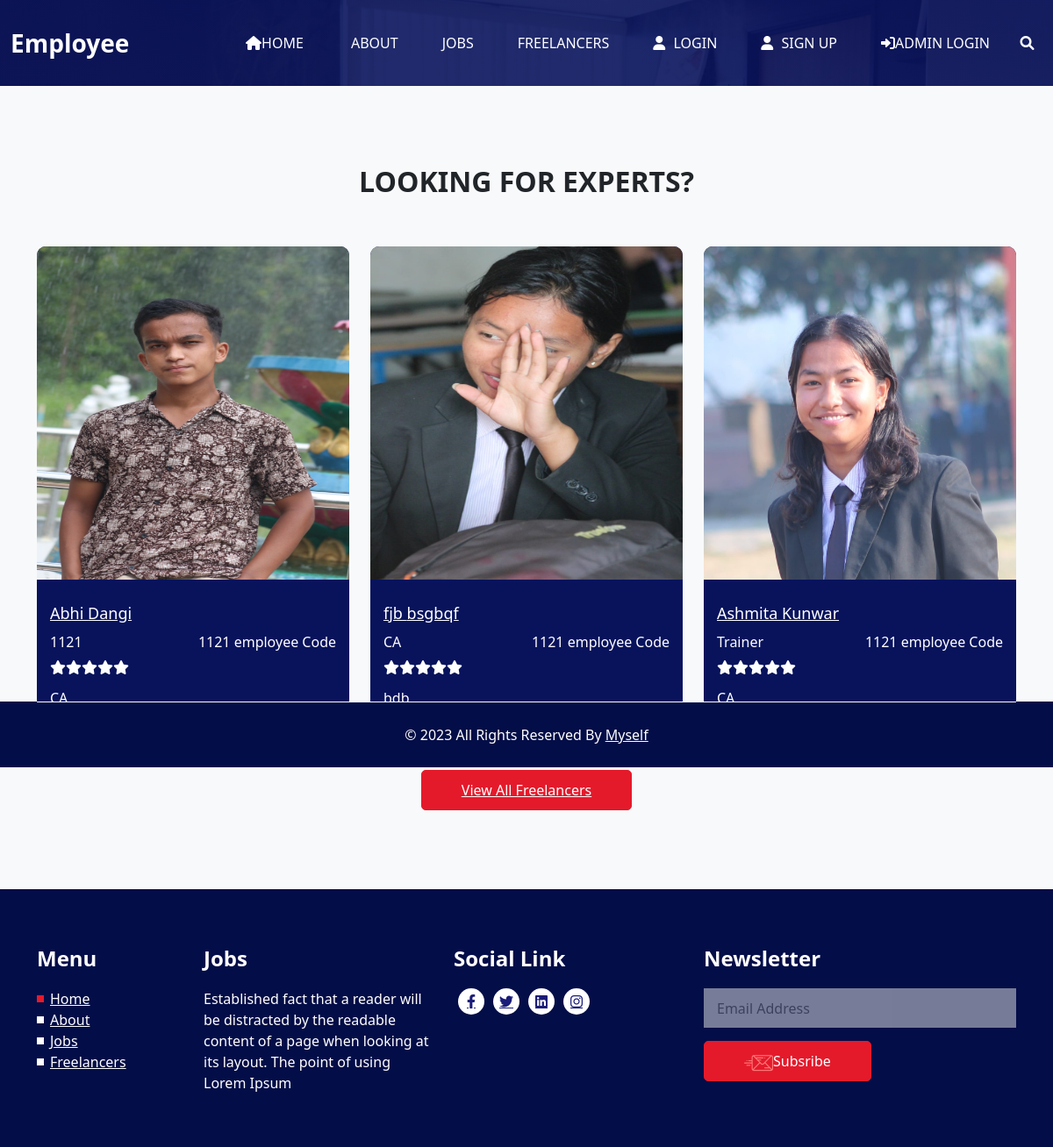
Page /freelancer/ on the committed database.
### employee_app/models.py (models this page shows, shortened)
class EmployeeDetail(models.Model):
    user = models.ForeignKey(User, on_delete=models.CASCADE)
    feature_image = models.ImageField(upload_to="EMP_images/%Y/%m/%d", blank=False)
    empcode = models.IntegerField(null=True)
    empdept = models.CharField(max_length=50, null=True)
    designation = models.CharField(max_length=100, null=True)
    contact = models.IntegerField(null=True)
    gender = models.CharField(max_length=50, null=True)
    join_date = models.DateField(null=True)

### web_app/views.py (the view)
# urls.py: path("freelancer/", FreelancerView.as_view(), name="freelancer"),
class FreelancerView(ListView):
    model = EmployeeDetail
    template_name = "jobs/freelancer.html"
    queryset = EmployeeDetail.objects.filter(
    ).order_by("-join_date")
    def get_context_data(self, **kwargs):
        context = super().get_context_data(**kwargs)
        context["freelancer_posts"] = EmployeeDetail.objects.filter(
        ).order_by("-join_date")[:3]
        return context

### templates/jobs/freelancer.html (shortened to what this page needs)
{% extends 'base.html' %}
{% load static %}
{% block content %}
{% include 'header.html' %}
<section class="expert_section layout_padding bg-light">
  <div class="container">
    <div class="heading_container heading_center">
      <h2>
        LOOKING FOR EXPERTS?
      </h2>
    </div>
    <div class="row">
      {% for freelancer_post in freelancer_posts %}
      <div class="col-md-6 col-lg-4 mx-auto">
        <div class="box">
          <div class="img-box">
            <img src="{{freelancer_post.feature_image.url}}" alt="{{freelancer_post.title}}" height="380px">
          </div>
          <div class="detail-box">
            <a href="{% url 'freelancer' %}">
              {{freelancer_post.user.first_name}} {{freelancer_post.user.last_name}}
            </a>
            <h6 class="expert_position">
              <span>
                {{freelancer_post.empdept}}
              </span>
              <span>
                {{freelancer_post.empcode}} employee Code
              </span>
            </h6>
            <span class="expert_rating">
              <i class="fa fa-star" aria-hidden="true"></i>
              <i class="fa fa-star" aria-hidden="true"></i>
              <i class="fa fa-star" aria-hidden="true"></i>
              <i class="fa fa-star" aria-hidden="true"></i>
              <i class="fa fa-star" aria-hidden="true"></i>
            </span>
            <p>
              {{freelancer_post.designation}}
            </p>
          </div>
        </div>
      </div>
      {% endfor %}
    </div>
    <div class="btn-box">
      <a href="">
        View All Freelancers
      </a>
    </div>
  </div>
</section>
{% include 'home/info_section.html' %}
{% include 'home/footer_section.html' %}
{% endblock content %}

### static/jobs/css/style.css (style rules this page uses)
body { font-family: 'Poppins', sans-serif; color: #0c0c0c; background-color: #ffffff; overflow-x: hidden; }
.layout_padding { padding: 90px 0; }
.heading_container { display: -webkit-box; display: -moz-box; display: -ms-flexbox; display: flex; -webkit-box-orient: vertical; -webkit-box-direction: normal; -moz-box-orient: vertical; -moz-box-direction: normal; -ms-flex-direction: column; flex-direction: column; -webkit-box-align: start; -moz-box-align: start; -ms-flex-align: start; align-items: flex-start; }
.heading_container h2 { position: relative; text-transform: uppercase; font-weight: bold; margin-bottom: 0; }
.heading_container.heading_center { -webkit-box-align: center; -moz-box-align: center; -ms-flex-align: center; align-items: center; text-align: center; }
a, a:hover, a:focus { text-decoration: none; }
.expert_section .box { display: -webkit-box; display: -moz-box; display: -ms-flexbox; display: flex; -webkit-box-orient: vertical; -webkit-box-direction: normal; -moz-box-orient: vertical; -moz-box-direction: normal; -ms-flex-direction: column; flex-direction: column; background-color: #08135c; border-radius: 10px; overflow: hidden; margin-top: 45px; }
.expert_section .box .img-box { width: 100%; }
.expert_section .box .img-box img { width: 100%; }
.expert_section .box .detail-box { width: 100%; color: #ffffff; padding: 25px 15px; }
.expert_section .box .detail-box a { color: inherit; font-size: 18px; }
.expert_section .box .detail-box .expert_position { display: -webkit-box; display: -moz-box; display: -ms-flexbox; display: flex; -webkit-box-pack: justify; -moz-box-pack: justify; -ms-flex-pack: justify; justify-content: space-between; margin: 10px 0; }
.expert_section .box .detail-box .expert_rating { display: -webkit-box; display: -moz-box; display: -ms-flexbox; display: flex; margin-bottom: 15px; }
.expert_section .box .detail-box p { margin-bottom: 0; }
.expert_section .btn-box { display: -webkit-box; display: -moz-box; display: -ms-flexbox; display: flex; -webkit-box-pack: center; -moz-box-pack: center; -ms-flex-pack: center; justify-content: center; margin-top: 45px; }
.expert_section .btn-box a { display: inline-block; padding: 10px 45px; background-color: #e41a2b; color: #ffffff; border-radius: 5px; -webkit-transition: all .3s; -o-transition: all .3s; -moz-transition: all .3s; transition: all .3s; border: 1px solid #e41a2b; outline: none; }

### rows in the picture
EmployeeDetail: feature_image (picture), user.first_name "Abhi", user.last_name "Dangi", empdept "1121", empcode "1121", designation "CA"
EmployeeDetail: feature_image (picture), user.first_name "fjb", user.last_name "bsgbqf", empdept "CA", empcode "1121", designation "bdb"
EmployeeDetail: feature_image (picture), user.first_name "Ashmita", user.last_name "Kunwar", empdept "Trainer", empcode "1121", designation "CA"
